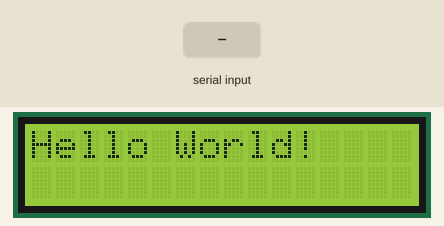
The sketch below on a simulated Arduino Mega 2560, built with avr-gcc and run on an emulated ATmega2560. On the bench: 16×2 character LCD. The test bench sets the inputs (shaded band). What the sketch prints to the serial monitor is not drawn.

Above: at 1.2 s.
1.3 s: "1" received over Serial
At 2.9 s:
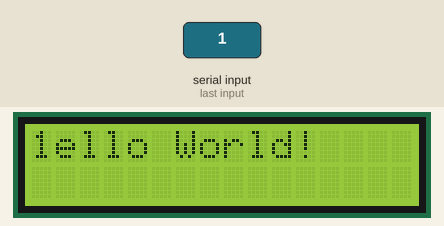
3.8 s: "0" received over Serial
At 6.0 s:
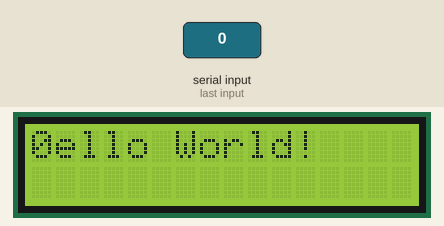
6.3 s: "2" received over Serial
At 7.9 s:
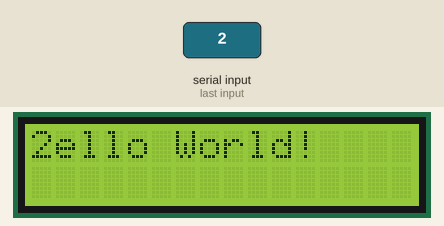
Timing chart, 0 to 9.4 s (numbered marks = the images above; inputs shaded):
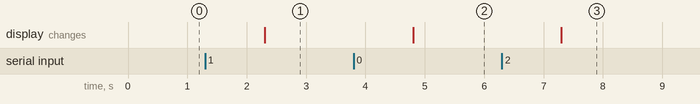

Measured:
- after the input at 1.3 s, the display: changes after 1.0 s (image 1)
- after the input at 3.8 s, the display: changes after 1.0 s (image 2)
- after the input at 6.3 s, the display: changes after 1.0 s (image 3)

The sketch:

arduino-py.ino
```cpp
// pins for display
#define LCD_PIN_RS 52 // RS
#define LCD_PIN_E0 50 // E
#define LCD_PIN_D4 48 // D4
#define LCD_PIN_D5 46 // D5
#define LCD_PIN_D6 44 // D6
#define LCD_PIN_D7 42 // D7

// include module
#include <LiquidCrystal.h>

// create display
LiquidCrystal lcd(
    LCD_PIN_RS,
    LCD_PIN_E0,
    LCD_PIN_D4,
    LCD_PIN_D5,
    LCD_PIN_D6,
    LCD_PIN_D7
);

void setup() {
    // start display
    lcd.begin(16, 2);
    // set write cursor to 0, 0
    lcd.setCursor(0,0);
    // print first text
    lcd.print("Hello World!");
    // start serial communication
    Serial.begin(9600);
    Serial.println("Input text to display !");
}

void loop() {
    String text;
    if(Serial.available() > 0) {
        // set write cursor to 0, 0
        lcd.setCursor(0,0);
        // read line
        text = Serial.readString();
        // pint received text
        lcd.print(text);
        // callback print
        Serial.print("PRINTED : ");
        Serial.println(text);
    }
}
```
